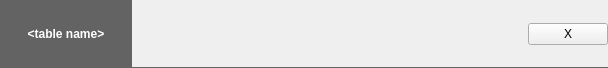
<?xml version="1.0" encoding="UTF-8"?>
<ui version="4.0">
 <class>UITableItem</class>
 <widget class="QWidget" name="UITableItem">
  <property name="geometry">
   <rect>
    <x>0</x>
    <y>0</y>
    <width>608</width>
    <height>68</height>
   </rect>
  </property>
  <property name="sizePolicy">
   <sizepolicy hsizetype="Preferred" vsizetype="Maximum">
    <horstretch>0</horstretch>
    <verstretch>0</verstretch>
   </sizepolicy>
  </property>
  <property name="windowTitle">
   <string>Form</string>
  </property>
  <property name="styleSheet">
   <string notr="true">#mainWidget {
	border-bottom: 1px solid rgb(99,99,99);
}

#nameLabel {
	font: bold;
	background: rgb(99,99,99);
	color: rgb(255, 255, 255);
}

#currentLabel, #nextLabel, #nextnextLabel {
	color: rgb(99,99,99);
}</string>
  </property>
  <layout class="QVBoxLayout" name="verticalLayout">
   <property name="spacing">
    <number>0</number>
   </property>
   <property name="leftMargin">
    <number>0</number>
   </property>
   <property name="topMargin">
    <number>0</number>
   </property>
   <property name="rightMargin">
    <number>0</number>
   </property>
   <property name="bottomMargin">
    <number>0</number>
   </property>
   <item>
    <widget class="QWidget" name="mainWidget" native="true">
     <layout class="QHBoxLayout" name="horizontalLayout">
      <property name="spacing">
       <number>0</number>
      </property>
      <property name="leftMargin">
       <number>0</number>
      </property>
      <property name="topMargin">
       <number>0</number>
      </property>
      <property name="rightMargin">
       <number>0</number>
      </property>
      <property name="bottomMargin">
       <number>0</number>
      </property>
      <item>
       <widget class="QLabel" name="nameLabel">
        <property name="sizePolicy">
         <sizepolicy hsizetype="Preferred" vsizetype="Preferred">
          <horstretch>2</horstretch>
          <verstretch>0</verstretch>
         </sizepolicy>
        </property>
        <property name="text">
         <string>&lt;html&gt;&lt;head/&gt;&lt;body&gt;&lt;p&gt;&amp;lt;table name&amp;gt;&lt;/p&gt;&lt;/body&gt;&lt;/html&gt;</string>
        </property>
        <property name="alignment">
         <set>Qt::AlignCenter</set>
        </property>
       </widget>
      </item>
      <item>
       <widget class="QLabel" name="currentLabel">
        <property name="sizePolicy">
         <sizepolicy hsizetype="Preferred" vsizetype="Preferred">
          <horstretch>2</horstretch>
          <verstretch>0</verstretch>
         </sizepolicy>
        </property>
        <property name="text">
         <string>&lt;current dealer&gt;</string>
        </property>
       </widget>
      </item>
      <item>
       <widget class="QLabel" name="nextLabel">
        <property name="sizePolicy">
         <sizepolicy hsizetype="Preferred" vsizetype="Preferred">
          <horstretch>2</horstretch>
          <verstretch>0</verstretch>
         </sizepolicy>
        </property>
        <property name="text">
         <string>&lt;next dealer&gt;</string>
        </property>
       </widget>
      </item>
      <item>
       <widget class="QLabel" name="nextnextLabel">
        <property name="sizePolicy">
         <sizepolicy hsizetype="Preferred" vsizetype="Preferred">
          <horstretch>2</horstretch>
          <verstretch>0</verstretch>
         </sizepolicy>
        </property>
        <property name="text">
         <string>&lt;next next dealer&gt;</string>
        </property>
       </widget>
      </item>
      <item>
       <widget class="QWidget" name="removeWidget" native="true">
        <property name="sizePolicy">
         <sizepolicy hsizetype="Minimum" vsizetype="Minimum">
          <horstretch>1</horstretch>
          <verstretch>0</verstretch>
         </sizepolicy>
        </property>
        <layout class="QHBoxLayout" name="horizontalLayout_2">
         <property name="spacing">
          <number>0</number>
         </property>
         <property name="leftMargin">
          <number>0</number>
         </property>
         <property name="topMargin">
          <number>0</number>
         </property>
         <property name="rightMargin">
          <number>0</number>
         </property>
         <property name="bottomMargin">
          <number>0</number>
         </property>
         <item>
          <widget class="QPushButton" name="removeButton">
           <property name="sizePolicy">
            <sizepolicy hsizetype="Minimum" vsizetype="Fixed">
             <horstretch>0</horstretch>
             <verstretch>0</verstretch>
            </sizepolicy>
           </property>
           <property name="font">
            <font>
             <weight>50</weight>
             <bold>false</bold>
            </font>
           </property>
           <property name="toolTip">
            <string>Delete</string>
           </property>
           <property name="text">
            <string>X</string>
           </property>
           <property name="iconSize">
            <size>
             <width>10</width>
             <height>10</height>
            </size>
           </property>
           <property name="autoDefault">
            <bool>false</bool>
           </property>
           <property name="default">
            <bool>false</bool>
           </property>
           <property name="flat">
            <bool>false</bool>
           </property>
          </widget>
         </item>
        </layout>
       </widget>
      </item>
     </layout>
    </widget>
   </item>
  </layout>
 </widget>
 <resources/>
 <connections/>
</ui>
